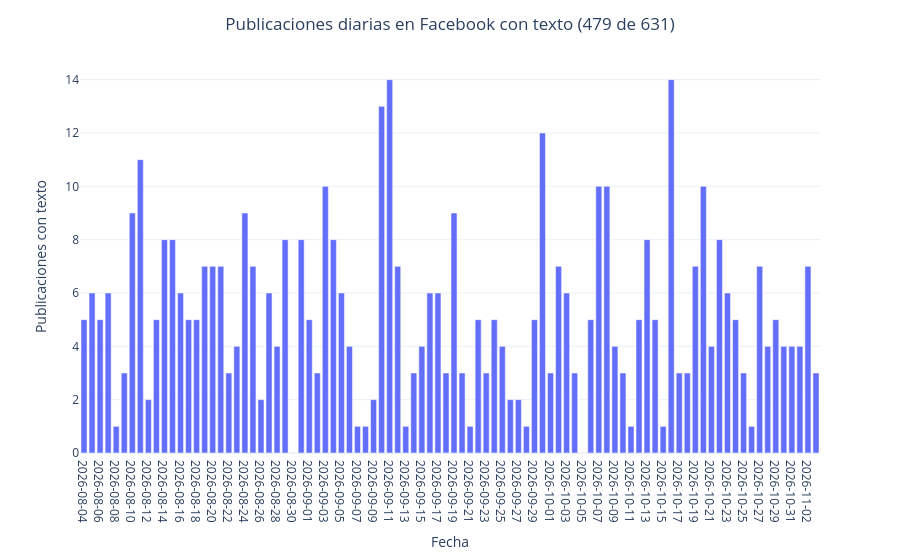

Notebook source saved alongside this figure:
### Markdown cell above
# <font color= #6A994E> **Análisis Exploratorio de Datos** </font>

### Code cell
# Format date
df["time"] = pd.to_datetime(df["time"], utc=True, errors="coerce")
df["time"] = df["time"].dt.tz_convert("America/Mexico_City")

# Keep only entries that have text
has_text = df["text"].fillna("").str.strip().ne("")
df_text = df[has_text]

daily = (
    df_text.set_index("time")
           .resample("D")
           .size()
           .rename("entries")
           .reset_index()
)
daily["time"] = daily["time"].dt.strftime("%Y-%m-%d")

total = int(daily["entries"].sum())

# Data
total_entries = len(df)
print(f"Pocentaje de publicaciones con texto: {(total * 100)/total_entries:.2f}%")

# Visualize data
fig = px.bar(
    daily,
    x="time",
    y="entries",
    labels={"time": "Fecha", "entries": "Publicaciones con texto"},
)
fig.update_layout(
    template="plotly_white", 
    title={
        'text' : f"Publicaciones diarias en Facebook con texto ({total:,} de {total_entries:,})", 
        'xanchor': 'center', 
        'x': 0.5,
        }, 
    bargap=0.25, 
    xaxis=dict(type="category"))
fig.show()

### Figure 1 — Plotly figure (JSON) as saved in the notebook; plotly's stock layout.template omitted (floating-point values rounded to 4 significant figures)
{"data": [{"hovertemplate": "Fecha=%{x}<br>Publicaciones con texto=%{y}<extra></extra>", "legendgroup": "", "marker": {"color": "#636efa", "pattern": {"shape": ""}}, "name": "", "orientation": "v", "showlegend": false, "textposition": "auto", "type": "bar", "x": ["2026-08-04", "2026-08-05", "2026-08-06", "2026-08-07", "2026-08-08", "2026-08-09", "2026-08-10", "2026-08-11", "2026-08-12", "2026-08-13", "2026-08-14", "2026-08-15", "2026-08-16", "2026-08-17", "2026-08-18", "2026-08-19", "2026-08-20", "2026-08-21", "2026-08-22", "2026-08-23", "2026-08-24", "2026-08-25", "2026-08-26", "2026-08-27", "2026-08-28", "2026-08-29", "2026-08-30", "2026-08-31", "2026-09-01", "2026-09-02", "2026-09-03", "2026-09-04", "2026-09-05", "2026-09-06", "2026-09-07", "2026-09-08", "2026-09-09", "2026-09-10", "2026-09-11", "2026-09-12", "2026-09-13", "2026-09-14", "2026-09-15", "2026-09-16", "2026-09-17", "2026-09-18", "2026-09-19", "2026-09-20", "2026-09-21", "2026-09-22", "2026-09-23", "2026-09-24", "2026-09-25", "2026-09-26", "2026-09-27", "2026-09-28", "2026-09-29", "2026-09-30", "2026-10-01", "2026-10-02", "2026-10-03", "2026-10-04", "2026-10-05", "2026-10-06", "2026-10-07", "2026-10-08", "2026-10-09", "2026-10-10", "2026-10-11", "2026-10-12", "2026-10-13", "2026-10-14", "2026-10-15", "2026-10-16", "2026-10-17", "2026-10-18", "2026-10-19", "2026-10-20", "2026-10-21", "2026-10-22", "2026-10-23", "2026-10-24", "2026-10-25", "2026-10-26", "2026-10-27", "2026-10-28", "2026-10-29", "2026-10-30", "2026-10-31", "2026-11-01", "2026-11-02", "2026-11-03"], "xaxis": "x", "y": [5, 6, 5, 6, 1, 3, 9, 11, 2, 5, 8, 8, 6, 5, 5, 7, 7, 7, 3, 4, 9, 7, 2, 6, 4, 8, 0, 8, 5, 3, 10, 8, 6, 4, 1, 1, 2, 13, 14, 7, 1, 3, 4, 6, 6, 3, 9, 3, 1, 5, 3, 5, 4, 2, 2, 1, 5, 12, 3, 7, 6, 3, 0, 5, 10, 10, 4, 3, 1, 5, 8, 5, 1, 14, 3, 3, 7, 10, 4, 8, 6, 5, 3, 1, 7, 4, 5, 4, 4, 4, 7, 3], "yaxis": "y"}], "layout": {"bargap": 0.25, "barmode": "relative", "legend": {"tracegroupgap": 0}, "margin": {"t": 60}, "title": {"text": "Publicaciones diarias en Facebook con texto (479 de 631)", "x": 0.5, "xanchor": "center"}, "xaxis": {"anchor": "y", "domain": [0, 1], "title": {"text": "Fecha"}, "type": "category"}, "yaxis": {"anchor": "x", "domain": [0, 1], "title": {"text": "Publicaciones con texto"}}}}
